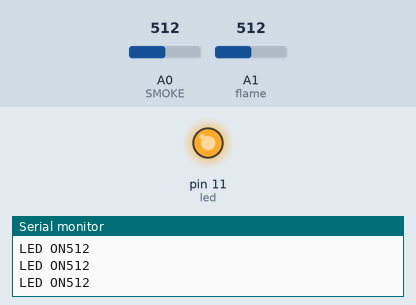
Recording of a sketch running on a simulated Arduino Uno, built with avr-gcc and run on an emulated ATmega328P. Shown: output pins drawn as LEDs (lit = HIGH), the last lines printed to the serial monitor. Dashed ring = blinking. The inputs (shaded band) are chosen by the test bench; at power-on: A0 (SMOKE) = 512, A1 (flame) = 512.

Above: at 1.2 s.
1.3 s: A0 (SMOKE) set to 989
3.0 s: A0 (SMOKE) set to 1017
At 3.5 s:
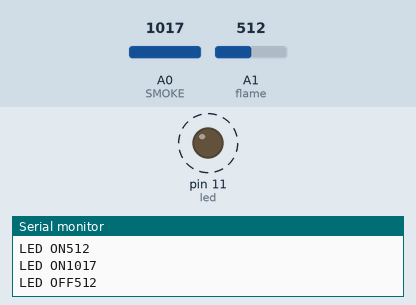
6.0 s: A0 (SMOKE) set to 990
At 6.5 s:
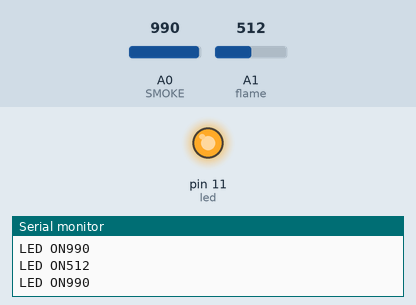
7.5 s: A0 (SMOKE) set to 1010
At 8.11 s:
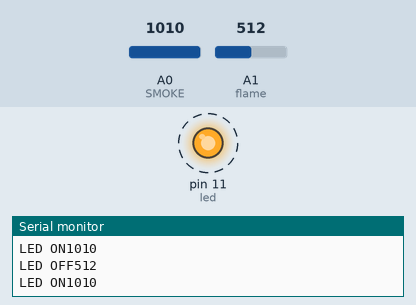
Timing chart, 0 to 11.5 s (numbered marks = the images above; inputs shaded):
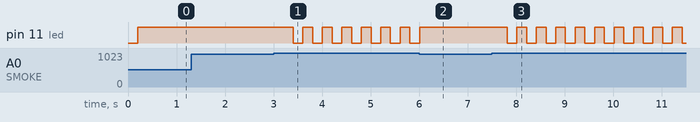

The sketch:

flameandgas.ino
```cpp
#define led 11
#define SMOKE A0
#define flame A1
void setup()
{
pinMode(led, OUTPUT);

Serial.begin(9600);
}

void loop()
{
  // put your main code here, to run repeatedly:
A();
B();
}
void A()
{
  int SMOKEValue = analogRead(SMOKE);
    Serial.println(SMOKEValue);
    delay(200);

  if(SMOKEValue<1000)
  {
    digitalWrite(led, HIGH);
    Serial.print("LED ON");

  }
  else{
    digitalWrite(led, LOW);
    Serial.print("LED OFF");
  }
}
void B(){
  int flameValue = analogRead(flame);
    Serial.println(flameValue);
    delay(200);

  if(flameValue<1000)
  {
    digitalWrite(led, HIGH);
    Serial.print("LED ON");

  }
  else{
    digitalWrite(led, LOW);
    Serial.print("LED OFF");
}
}
```

Measured:
- the behaviour switches between 999 and 1000 on A0 (SMOKE) (found by bisection; images 0 and 1)
- after the input at 3.0 s, pin 11 (led): alternates HIGH for 0.20 s and LOW for 0.20 s, starting after 0.41 s
- after the input at 6.0 s, pin 11 (led): goes on until 6.0 s, then stays HIGH
- after the input at 7.5 s, pin 11 (led): alternates HIGH for 0.20 s and LOW for 0.20 s, starting after 0.31 s
